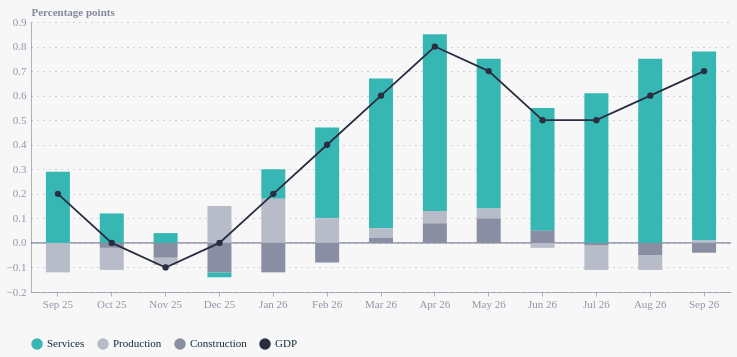

Notebook cell for this chart:
### Code cell
import altair as alt
import pandas as pd
from ecostyles import EcoStyles

styles = EcoStyles()
styles.register_and_enable_theme()

# ---------- settings ----------
GREY = "#676A86"   # ecostyles axis/caption grey
INK = "#2B2D42"    # GDP line

# Services take the theme's first palette colour (teal); fallback if the theme is structured differently
try:
    TEAL = alt.themes.get()()["config"]["range"]["category"][0]
except (KeyError, IndexError, TypeError):
    TEAL = "#00A3A1"

# ---------- data ----------
# ONS contributions to three-month GDP growth (percentage points)
raw = pd.DataFrame(
    {
        "month": ["Sep 25", "Oct 25", "Nov 25", "Dec 25", "Jan 26", "Feb 26", "Mar 26",
                  "Apr 26", "May 26", "Jun 26", "Jul 26", "Aug 26", "Sep 26"],
        "GDP":          [0.2, 0.0, -0.1, 0.0, 0.2, 0.4, 0.6, 0.8, 0.7, 0.5, 0.5, 0.6, 0.7],
        "Services":     [0.29, 0.12, 0.04, -0.02, 0.12, 0.37, 0.61, 0.72, 0.61, 0.50, 0.61, 0.75, 0.77],
        "Production":   [-0.12, -0.09, -0.03, 0.15, 0.18, 0.10, 0.04, 0.05, 0.04, -0.02, -0.10, -0.06, 0.01],
        "Construction": [0.00, -0.02, -0.06, -0.12, -0.12, -0.08, 0.02, 0.08, 0.10, 0.05, -0.01, -0.05, -0.04],
    }
)
month_order = raw["month"].tolist()
df = raw.melt("month", var_name="component", value_name="value")

# ---------- chart ----------
# Colour carries the story: services (teal) vs everything else (greys)
domain = ["Services", "Production", "Construction", "GDP"]
colour = alt.Color(
    "component:N",
    sort=domain,
    scale=alt.Scale(domain=domain, range=[TEAL, "#B8BCC8", "#8A8EA3", INK]),
    legend=alt.Legend(title=None, orient="bottom", direction="horizontal"),
)
x = alt.X("month:O", sort=month_order, title=None, axis=alt.Axis(labelAngle=0))

bars = (
    alt.Chart(df[df["component"] != "GDP"])
    .mark_bar(size=24)
    .encode(x=x, y=alt.Y("value:Q", title="Percentage points"), color=colour)
)

line = (
    alt.Chart(df[df["component"] == "GDP"])
    .mark_line(strokeWidth=1.8, point=alt.OverlayMarkDef(size=40))
    .encode(x=x, y="value:Q", color=colour)
)

zero = alt.Chart(pd.DataFrame({"y": [0]})).mark_rule(color=GREY, strokeWidth=1).encode(y="y:Q")

chart = (
    (zero + bars + line)
    .properties(
        width=700,
        height=270,
        
    )
)

final = (
    alt.vconcat(chart, note, spacing=0)
    .configure(background="#f7f7f7", font="Circular Std")
    .configure_view(fill="transparent", stroke="transparent")
)

final.display()
styles.save(final, path=".", name="uk_gdp_contributions", svg=True)
final.save("uk_gdp_contributions.html")

### Figure 1 — Vega-Lite specification as saved in the notebook (floating-point values rounded to 4 significant figures)
{"config": {"font": "Circular Std", "text": {"color": "#676A86", "align": "left", "baseline": "middle", "dx": 7, "dy": 0, "fontSize": 11}, "view": {"stroke": "transparent", "continuousWidth": 400, "continuousHeight": 300, "discreteWidth": 400, "discreteHeight": 300, "fill": "transparent"}, "range": {"category": ["#36B7B4", "#E6224B", "#F4C245", "#0063AF", "#00A767", "#179FDB", "#EB5C2E"], "diverging": ["#E6224B", "#E54753", "#C9C9C9", "#179FDB", "#122B39"], "heatmap": ["#C9C9C9", "#179FDB", "#0063AF", "#122B39"], "ordinal": ["#00A767", "#36B7B4", "#179FDB", "#0063AF", "#243B5A"]}, "bar": {"color": "#179fdb"}, "line": {"color": "#e6224b"}, "rule": {"color": "#676A86"}, "area": {"opacity": 0.3}, "point": {"filled": true, "size": 80, "color": "#e6224b", "opacity": 0.95}, "geoshape": {"stroke": "white", "strokeWidth": 0.3}, "rect": {"fill": "#d6d4d4", "opacity": 0.3}, "axis": {"labelColor": "#676A86", "labelFontSize": 11, "labelFont": "Circular Std", "labelOpacity": 0.7, "tickColor": "#676A86", "tickOpacity": 0.5, "domainColor": "#676A86", "domainOpacity": 0.5, "gridColor": "#676A86", "gridDash": [2, 2], "gridOpacity": 0.5, "title": null, "titleColor": "#676A86", "titleOpacity": 0.8, "tickSize": 4}, "axisXDiscrete": {"grid": false, "labelAngle": 0, "tickCount": 10, "tickOpacity": 0.5, "title": null}, "axisYDiscrete": {"ticks": false, "labelPadding": 5}, "axisXTemporal": {"grid": false, "ticks": true}, "axisXQuantitative": {"grid": true}, "axisYQuantitative": {"gridColor": "#676A86", "gridDash": [1, 5], "gridOpacity": 0.5, "ticks": false, "labelPadding": 5, "tickCount": 8, "titleAngle": 0, "titleAlign": "left", "titleBaseline": "bottom", "titleX": 0, "titleY": -5}, "title": {"color": "#676A86E6", "subtitleColor": "#676A86", "font": "Circular Std", "subtitleFont": "Circular Std", "anchor": "start", "fontSize": 14, "subtitleFontSize": 12, "subtitlePadding": 4, "offset": 0, "frame": "group"}, "legend": {"titleColor": "#122b39", "title": null, "labelColor": "#122b39", "labelFontSize": 11}, "background": "#f7f7f7"}, "vconcat": [{"layer": [{"data": {"name": "data-a0a55d106695e8d630baff0f16eee66d"}, "mark": {"type": "rule", "color": "#676A86", "strokeWidth": 1}, "encoding": {"y": {"field": "y", "type": "quantitative"}}}, {"data": {"name": "data-1b60700cd78a22aa9c3828b68ac1984d"}, "mark": {"type": "bar", "size": 24}, "encoding": {"color": {"field": "component", "legend": {"direction": "horizontal", "orient": "bottom", "title": null}, "scale": {"domain": ["Services", "Production", "Construction", "GDP"], "range": ["#36B7B4", "#B8BCC8", "#8A8EA3", "#2B2D42"]}, "sort": ["Services", "Production", "Construction", "GDP"], "type": "nominal"}, "x": {"axis": {"labelAngle": 0}, "field": "month", "sort": ["Sep 25", "Oct 25", "Nov 25", "Dec 25", "Jan 26", "Feb 26", "Mar 26", "Apr 26", "May 26", "Jun 26", "Jul 26", "Aug 26", "Sep 26"], "title": null, "type": "ordinal"}, "y": {"field": "value", "title": "Percentage points", "type": "quantitative"}}}, {"data": {"name": "data-00fdcedf1f6cf0bf04c51f5771037d23"}, "mark": {"type": "line", "point": {"size": 40}, "strokeWidth": 1.8}, "encoding": {"color": {"field": "component", "legend": {"direction": "horizontal", "orient": "bottom", "title": null}, "scale": {"domain": ["Services", "Production", "Construction", "GDP"], "range": ["#36B7B4", "#B8BCC8", "#8A8EA3", "#2B2D42"]}, "sort": ["Services", "Production", "Construction", "GDP"], "type": "nominal"}, "x": {"axis": {"labelAngle": 0}, "field": "month", "sort": ["Sep 25", "Oct 25", "Nov 25", "Dec 25", "Jan 26", "Feb 26", "Mar 26", "Apr 26", "May 26", "Jun 26", "Jul 26", "Aug 26", "Sep 26"], "title": null, "type": "ordinal"}, "y": {"field": "value", "type": "quantitative"}}}], "height": 270, "width": 700}, {"data": {"name": "data-d285a7403ed98ae579761d64a864032b"}, "mark": {"type": "point", "opacity": 0}, "height": 0, "width": 700}], "spacing": 0, "$schema": "https://vega.github.io/schema/vega-lite/v6.4.1.json", "datasets": {"data-a0a55d106695e8d630baff0f16eee66d": [{"y": 0}], "data-1b60700cd78a22aa9c3828b68ac1984d": [{"month": "Sep 25", "component": "Services", "value": 0.29}, {"month": "Oct 25", "component": "Services", "value": 0.12}, {"month": "Nov 25", "component": "Services", "value": 0.04}, {"month": "Dec 25", "component": "Services", "value": -0.02}, {"month": "Jan 26", "component": "Services", "value": 0.12}, {"month": "Feb 26", "component": "Services", "value": 0.37}, {"month": "Mar 26", "component": "Services", "value": 0.61}, {"month": "Apr 26", "component": "Services", "value": 0.72}, {"month": "May 26", "component": "Services", "value": 0.61}, {"month": "Jun 26", "component": "Services", "value": 0.5}, {"month": "Jul 26", "component": "Services", "value": 0.61}, {"month": "Aug 26", "component": "Services", "value": 0.75}, {"month": "Sep 26", "component": "Services", "value": 0.77}, {"month": "Sep 25", "component": "Production", "value": -0.12}, {"month": "Oct 25", "component": "Production", "value": -0.09}, {"month": "Nov 25", "component": "Production", "value": -0.03}, {"month": "Dec 25", "component": "Production", "value": 0.15}, {"month": "Jan 26", "component": "Production", "value": 0.18}, {"month": "Feb 26", "component": "Production", "value": 0.1}, {"month": "Mar 26", "component": "Production", "value": 0.04}, {"month": "Apr 26", "component": "Production", "value": 0.05}, {"month": "May 26", "component": "Production", "value": 0.04}, {"month": "Jun 26", "component": "Production", "value": -0.02}, {"month": "Jul 26", "component": "Production", "value": -0.1}, {"month": "Aug 26", "component": "Production", "value": -0.06}, {"month": "Sep 26", "component": "Production", "value": 0.01}, {"month": "Sep 25", "component": "Construction", "value": 0.0}, {"month": "Oct 25", "component": "Construction", "value": -0.02}, {"month": "Nov 25", "component": "Construction", "value": -0.06}, {"month": "Dec 25", "component": "Construction", "value": -0.12}, {"month": "Jan 26", "component": "Construction", "value": -0.12}, {"month": "Feb 26", "component": "Construction", "value": -0.08}, {"month": "Mar 26", "component": "Construction", "value": 0.02}, {"month": "Apr 26", "component": "Construction", "value": 0.08}, {"month": "May 26", "component": "Construction", "value": 0.1}, {"month": "Jun 26", "component": "Construction", "value": 0.05}, {"month": "Jul 26", "component": "Construction", "value": -0.01}, {"month": "Aug 26", "component": "Construction", "value": -0.05}, {"month": "Sep 26", "component": "Construction", "value": -0.04}], "data-00fdcedf1f6cf0bf04c51f5771037d23": [{"month": "Sep 25", "component": "GDP", "value": 0.2}, {"month": "Oct 25", "component": "GDP", "value": 0.0}, {"month": "Nov 25", "component": "GDP", "value": -0.1}, {"month": "Dec 25", "component": "GDP", "value": 0.0}, {"month": "Jan 26", "component": "GDP", "value": 0.2}, {"month": "Feb 26", "component": "GDP", "value": 0.4}, {"month": "Mar 26", "component": "GDP", "value": 0.6}, {"month": "Apr 26", "component": "GDP", "value": 0.8}, {"month": "May 26", "component": "GDP", "value": 0.7}, {"month": "Jun 26", "component": "GDP", "value": 0.5}, {"month": "Jul 26", "component": "GDP", "value": 0.5}, {"month": "Aug 26", "component": "GDP", "value": 0.6}, {"month": "Sep 26", "component": "GDP", "value": 0.7}], "data-d285a7403ed98ae579761d64a864032b": [{"x": 0}]}}
